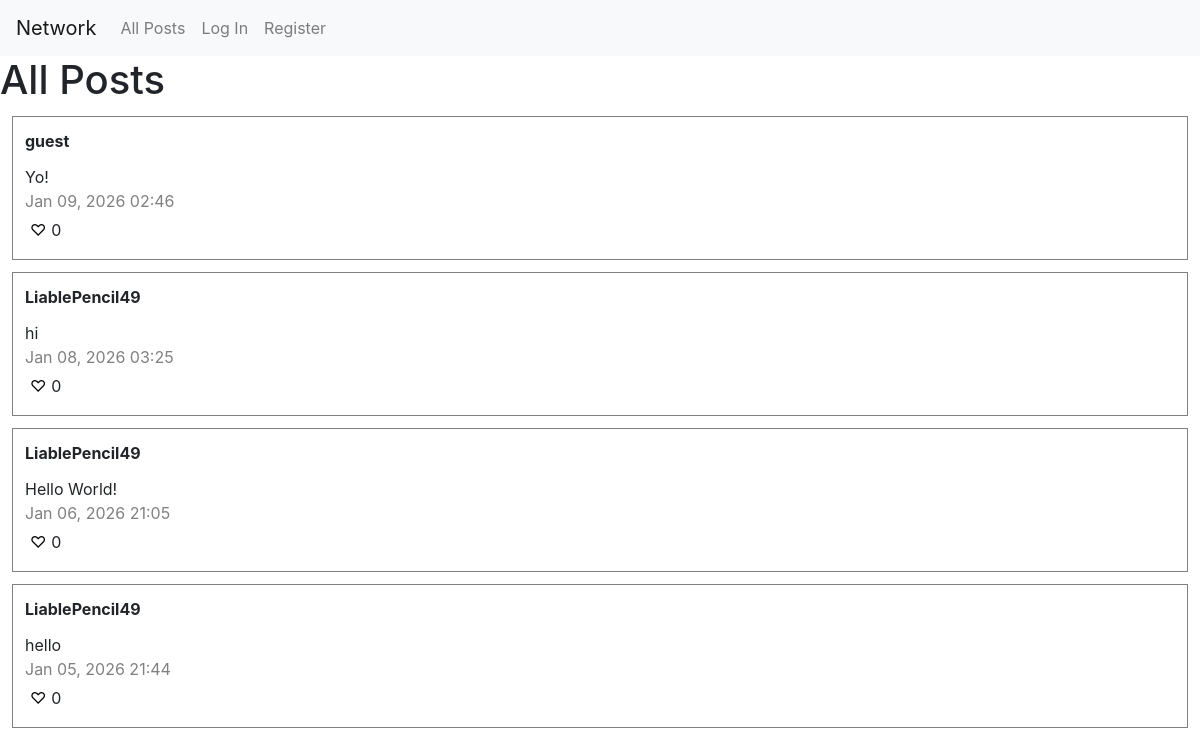
The app's page /, older data.
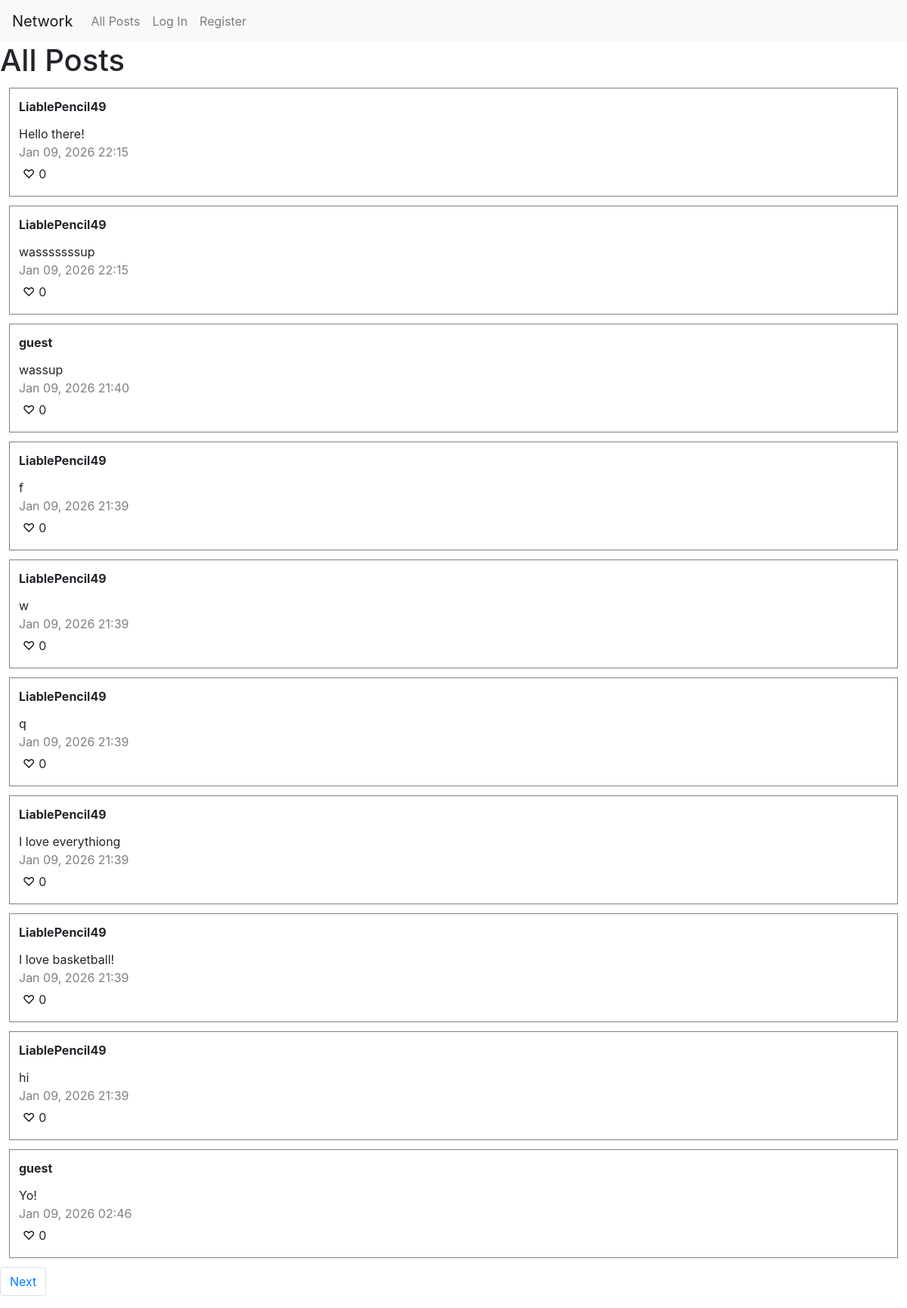
The same page, newer data.
### network/models.py (models this page shows)
class Post(models.Model):
    creator = models.ForeignKey(User, on_delete=models.CASCADE, related_name="posts")
    content = models.TextField(max_length=2000)
    timestamp = models.DateTimeField(auto_now_add=True)

class User(AbstractUser):
    pass

### network/views.py (the view)
# urls.py: path("", views.index, name="index"),
def index(request):
    posts = Post.objects.select_related("creator").order_by("-timestamp")
    try:
        liked = []
        for post in posts:
            if Like.objects.filter(liker=request.user, post=post).exists():
                liked.append(post)
    except TypeError:
        liked = None
    page_number = request.GET.get('page')
    page = pagination(posts, page_number)
    return render(request, "network/index.html", { "page": page, "liked": liked })

### network/views.py (called while the page is built)
def pagination(posts, page_number):
    paginator = Paginator(posts, 10)
    try:
        page = paginator.page(page_number)
    except PageNotAnInteger:
        page = paginator.page(1)
    except EmptyPage:
        page = paginator.page(paginator.num_pages)
    return page

### network/templates/network/index.html (shortened to what this page needs)
{% extends "network/layout.html" %}
{% block body %}
<h1>All Posts</h1>
<div class="posts">
    {% for post in page %}
        <div class="post">
            <strong><a class="username" href="{% url 'profile' username=post.creator.username %}">{{ post.creator.username }}</a></strong>
            <p id="content-{{ post.id }}">{{ post.content }}</p>
            <p id="timestamp">{{ post.timestamp|date:"M d, Y H:i" }}</p>
                <button data-post-id="{{ post.id }}" class="{% if post in liked %}filled heart{% else %}heart{% endif %}">{% if post in liked %}&#9829;{% else %}&#9825;{% endif %}</button><span id="likes-{{ post.id }}">{{ post.likes.count }}</span>
        </div>
    {% empty %}
        <p>No posts yet.</p>
    {% endfor %}
</div>
<ul class="pagination">
    {% if page.has_next %}
    <li class="page-item"><a class="page-link" href="?page={{ page.next_page_number }}">Next</a></li>
    {% endif %}
</ul>
{% endblock %}

Row changes from the older to the newer data that the page shows:
no longer on this page (row unchanged): Post: creator.username "LiablePencil49", content "hi", timestamp "Jan 08, 2026 03:25", likes.count "0"
no longer on this page (row unchanged): Post: creator.username "LiablePencil49", content "Hello World!", timestamp "Jan 06, 2026 21:05", likes.count "0"
no longer on this page (row unchanged): Post: creator.username "LiablePencil49", content "hello", timestamp "Jan 05, 2026 21:44", likes.count "0"
added Post: creator.username "LiablePencil49", content "Hello there!", timestamp "Jan 09, 2026 22:15", likes.count "0"
added Post: creator.username "LiablePencil49", content "wasssssssup", timestamp "Jan 09, 2026 22:15", likes.count "0"
added Post: creator.username "guest", content "wassup", timestamp "Jan 09, 2026 21:40", likes.count "0"
added Post: creator.username "LiablePencil49", content "f", timestamp "Jan 09, 2026 21:39", likes.count "0"
added Post: creator.username "LiablePencil49", content "w", timestamp "Jan 09, 2026 21:39", likes.count "0"
added Post: creator.username "LiablePencil49", content "q", timestamp "Jan 09, 2026 21:39", likes.count "0"
added Post: creator.username "LiablePencil49", content "I love everythiong", timestamp "Jan 09, 2026 21:39", likes.count "0"
added Post: creator.username "LiablePencil49", content "I love basketball!", timestamp "Jan 09, 2026 21:39", likes.count "0"
added Post: creator.username "LiablePencil49", content "hi", timestamp "Jan 09, 2026 21:39", likes.count "0"
Text that changed along with them:
text now shown: "Next"
